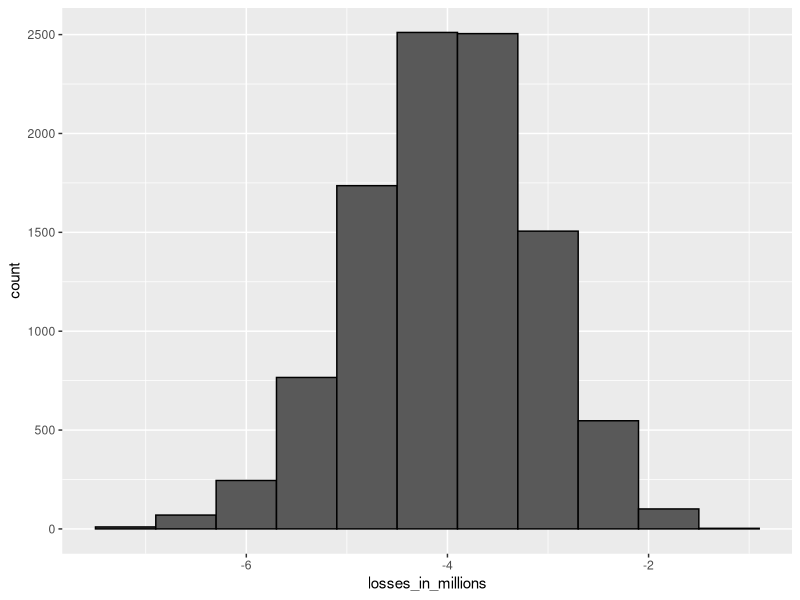
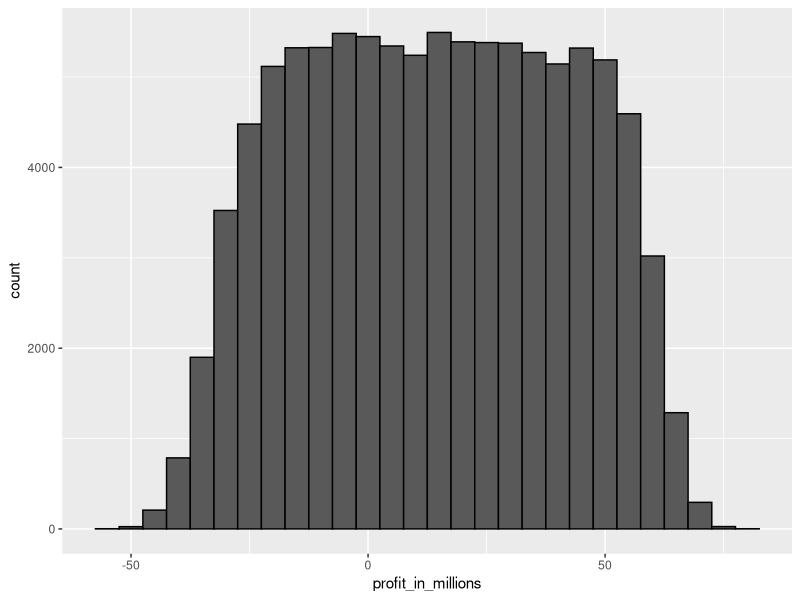

Source code (R) for these figures, in order:
## ---- chunk 1
n <- 1000
loss_per_foreclosure <- -200000
p <- 0.02
defaults <- sample( c(0,1), n, prob=c(1-p, p), replace = TRUE)
sum(defaults * loss_per_foreclosure)
## ---- chunk 2
B <- 10000
losses <- replicate(B, {
  defaults <- sample( c(0,1), n, prob=c(1-p, p), replace = TRUE)
  sum(defaults * loss_per_foreclosure)
})
## ---- chunk 3
library(tidyverse)
data.frame(losses_in_millions = losses/10^6) |> ggplot(aes(losses_in_millions)) + geom_histogram(binwidth = 0.6, col="black")
## ---- chunk 4
n*(p*loss_per_foreclosure + (1-p)*0)
sqrt(n)*abs(loss_per_foreclosure)*sqrt(p*(1-p))
## ---- chunk 5
- loss_per_foreclosure*p/(1-p)
## ---- chunk 6
qnorm(0.01)
## ---- chunk 7
l <- loss_per_foreclosure
z <- qnorm(0.01)
x <- -l*( n*p - z*sqrt(n*p*(1-p)))/ ( n*(1-p) + z*sqrt(n*p*(1-p)))
x
## ---- chunk 8
loss_per_foreclosure*p + x*(1-p)
## ---- chunk 9
n*(loss_per_foreclosure*p + x*(1-p))
## ---- chunk 10
B <- 100000
profit <- replicate(B, {
  draws <- sample( c(x, loss_per_foreclosure), n,
                   prob=c(1-p, p), replace = TRUE)
  sum(draws)
})
mean(profit)
mean(profit<0)
## ---- chunk 11
p <- 0.04
r <- (- loss_per_foreclosure*p/(1-p))/ 180000
r
## ---- chunk 12
r <- 0.05
x <- r*180000
loss_per_foreclosure*p + x * (1-p)
## ---- chunk 13
z <- qnorm(0.01)
n <- ceiling((z^2*(x-l)^2*p*(1-p))/(l*p + x*(1-p))^2)
n
## ---- chunk 14
n*(loss_per_foreclosure*p + x * (1-p))
## ---- chunk 15
p <- 0.04
x <- 0.05*180000
profit <- replicate(B, {
  draws <- sample( c(x, loss_per_foreclosure), n,
                   prob=c(1-p, p), replace = TRUE)
  sum(draws)
})
mean(profit)
## ---- chunk 16
p <- 0.04
x <- 0.05*180000
profit <- replicate(B, {
  new_p <- 0.04 + sample(seq(-0.01, 0.01, length = 100), 1)
  draws <- sample( c(x, loss_per_foreclosure), n,
                   prob=c(1-new_p, new_p), replace = TRUE)
  sum(draws)
})
## ---- chunk 17
mean(profit)
## ---- chunk 18
mean(profit<0)
## ---- chunk 19
mean(profit < -10000000)
## ---- chunk 20
data.frame(profit_in_millions=profit/10^6) |>
  ggplot(aes(profit_in_millions)) +
  geom_histogram(color="black", binwidth = 5)
